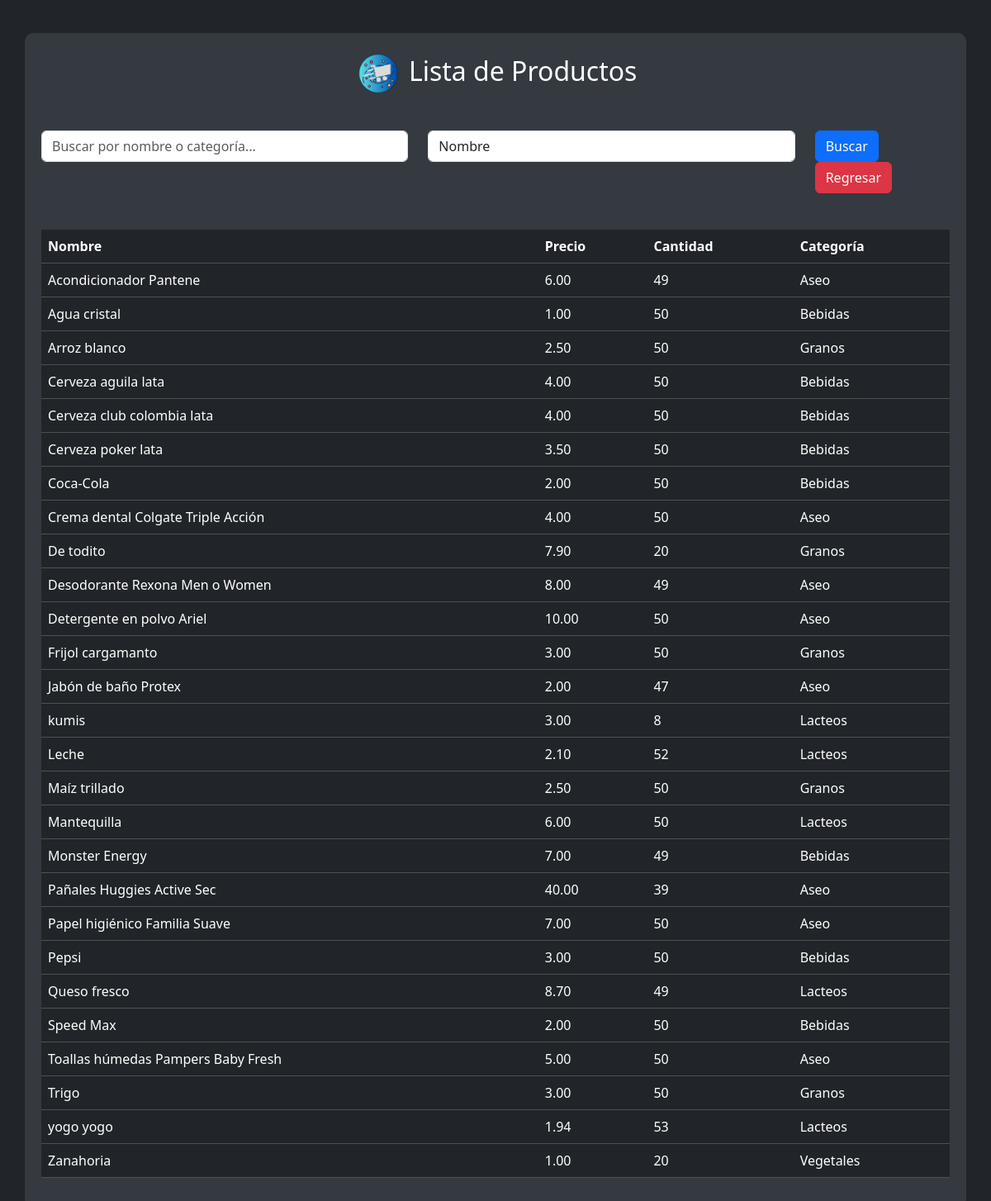
The app's page /listaproducto.php (signed in), older data.
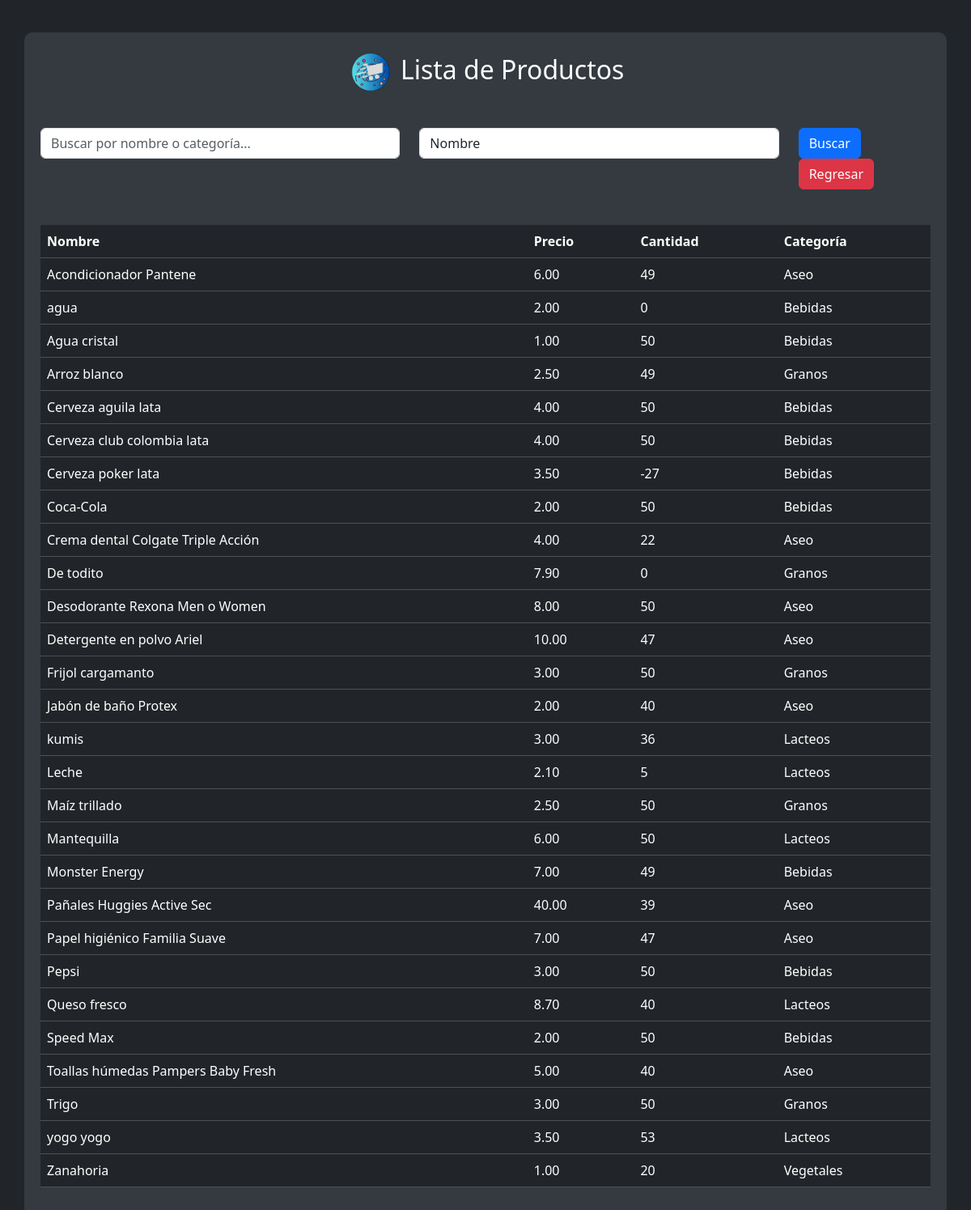
The same page, newer data.
### tables this page shows
CREATE TABLE `productos` (
  `IDP` int(11) NOT NULL,
  `Nombre` varchar(255) NOT NULL,
  `Precio` decimal(10,2) NOT NULL,
  `Categoria` varchar(255) DEFAULT NULL,
  `Cantidad` int(11) DEFAULT NULL,
  `Descripcion` text DEFAULT NULL,
  `Foto` varchar(255) DEFAULT NULL,
  `Estado` varchar(20) NOT NULL DEFAULT 'Pendiente',
  `fecha_de_entrega` timestamp NOT NULL DEFAULT current_timestamp(),
  `usuario_id` int(11) DEFAULT NULL
);

### listaproducto.php (the view, shortened to what this page needs)
<?php
include_once 'conexion.php';
$busqueda_text = "";
if ($_SERVER["REQUEST_METHOD"] == "POST" && isset($_POST['btn_buscar'])) {
    $busqueda_text = trim($_POST['busqueda']);
    $filtro = $_POST['filtro'];
    if ($filtro == "nombre") {
        $query = "SELECT * FROM productos WHERE Estado = 'Aceptado' AND Nombre LIKE :busqueda";
    } elseif ($filtro == "categoria") {
        $query = "SELECT * FROM productos WHERE Estado = 'Aceptado' AND Categoria LIKE :busqueda";
    }
    $statement = $con->prepare($query);
    $statement->execute([':busqueda' => '%' . $busqueda_text . '%']);
    $productos = $statement->fetchAll(PDO::FETCH_ASSOC);
} else {
    $query = "SELECT * FROM productos WHERE Estado = 'Aceptado' ORDER BY Nombre ASC";
    $statement = $con->prepare($query);
    $statement->execute();
    $productos = $statement->fetchAll(PDO::FETCH_ASSOC);
}
?>
<!DOCTYPE html>
<html lang="en">
<head>
    <link rel="stylesheet" href="CSS/bootstrap.css">
    <link rel="stylesheet" href="CSS/alerta.css">
</head>
<body>
<div class="container">
    <form action="" method="post">
        <div class="modal-body">
            <h2 class="mb-4 text-center">
                <img class="m-1" src="IMG/Spacemark ico_transparent.ico" alt="SpaceMark Logo" height="50">
                Lista de Productos
            </h2>
            <div class="row justify-content-center">
                <div class="col-md-5 mt-3">
                    <input type="text" name="busqueda" placeholder="Buscar por nombre o categoría..." class="form-control" value="<?php echo htmlspecialchars($busqueda_text); ?>">
                </div>
                <div class="col-md-5 mt-3">
                    <select class="form-control" name="filtro">
                        <option value="nombre">Nombre</option>
                    </select>
                </div>
                <div class="col-md-2 mt-3">
                    <button class="btn btn-primary" type="submit" name="btn_buscar">Buscar</button>
                    <a href="index.php" class="btn btn-danger">Regresar</a>
                </div>
            </div>
            <div class="table-responsive mt-4">
                <table class="table table-dark">
                    <thead>
                        <tr>
                            <th scope="col">Nombre</th>
                            <th scope="col">Precio</th>
                            <th scope="col">Cantidad</th>
                            <th scope="col">Categoría</th>
                        </tr>
                    </thead>
                    <tbody>
                        <?php
                        foreach ($productos as $producto) {
                            echo "<tr>";
                            echo "<td>" . htmlspecialchars($producto['Nombre']) . "</td>";
                            echo "<td>" . htmlspecialchars($producto['Precio']) . "</td>";
                            echo "<td>" . htmlspecialchars($producto['Cantidad']) . "</td>";
                            echo "<td>" . htmlspecialchars($producto['Categoria']) . "</td>";
                            echo "</tr>";
                        }
                        ?>
                    </tbody>
                </table>
            </div>
        </div>
    </form>
</div>
</body>
</html>

Row changes from the older to the newer data that the page shows:
added productos: Nombre "agua", Precio "2.00", Cantidad "0", Categoria "Bebidas"
changed productos "Arroz blanco": Cantidad "50" → "49"
changed productos "Cerveza poker lata": Cantidad "50" → "-27"
changed productos "Crema dental Colgate Triple Acción": Cantidad "50" → "22"
changed productos "De todito": Cantidad "20" → "0"
changed productos "Desodorante Rexona Men o Women": Cantidad "49" → "50"
changed productos "Detergente en polvo Ariel": Cantidad "50" → "47"
changed productos "Jabón de baño Protex": Cantidad "47" → "40"
changed productos "kumis": Cantidad "8" → "36"
changed productos "Leche": Cantidad "52" → "5"
changed productos "Papel higiénico Familia Suave": Cantidad "50" → "47"
changed productos "Queso fresco": Cantidad "49" → "40"
changed productos "Toallas húmedas Pampers Baby Fresh": Cantidad "50" → "40"
changed productos "yogo yogo": Precio "1.94" → "3.50"
